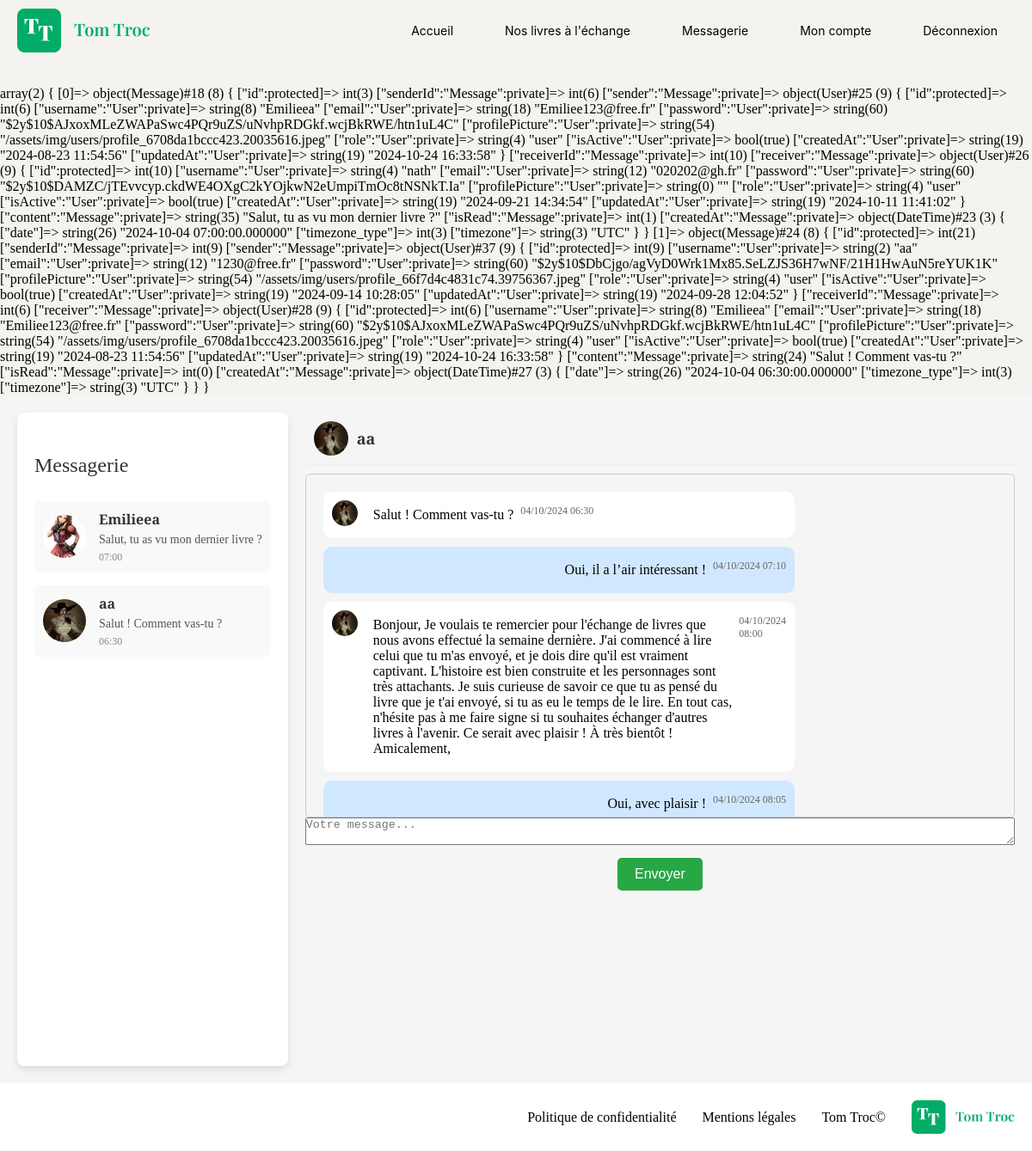
The page /index.php?action=showMessaging&receiver_id=9 (signed in) on the database its author committed.
### tables this page shows
CREATE TABLE IF NOT EXISTS `message` (
  `id` int NOT NULL AUTO_INCREMENT,
  `sender_id` int NOT NULL,
  `receiver_id` int NOT NULL,
  `content` text NOT NULL,
  `created_at` timestamp NULL DEFAULT CURRENT_TIMESTAMP,
  `is_read` tinyint(1) DEFAULT '0',
  PRIMARY KEY (`id`),
  KEY `sender_id` (`sender_id`),
  KEY `receiver_id` (`receiver_id`)
);

CREATE TABLE IF NOT EXISTS `user` (
  `id` int NOT NULL AUTO_INCREMENT,
  `username` varchar(100) NOT NULL,
  `email` varchar(100) NOT NULL,
  `password` varchar(255) NOT NULL,
  `profilePicture` varchar(255) NOT NULL,
  `role` enum('user','admin','moderator') DEFAULT 'user',
  `is_active` tinyint(1) DEFAULT '1',
  `created_at` datetime DEFAULT CURRENT_TIMESTAMP,
  `updated_at` datetime DEFAULT CURRENT_TIMESTAMP ON UPDATE CURRENT_TIMESTAMP,
  PRIMARY KEY (`id`)
);

### models/MessageManager.php (called while the page is built, shortened)
<?php
  class MessageManager extends AbstractEntityManager
{
    public function getMessagesByUserId(int $userId)
    {
        $sql = "SELECT * FROM message WHERE receiver_id = :id
        OR sender_id = :id
        GROUP BY LEAST(sender_id, receiver_id), GREATEST(sender_id, receiver_id)
        ORDER BY created_at DESC";
        $stmt = $this->db->query($sql, ['id' => $userId]);
        $messages = [];
        while ($message = $stmt->fetch()) {
            $messages[] = new Message($message);
        }
        return $messages;
        $messages = [];
        $sqlResult = $stmt->fetchAll(PDO::FETCH_ASSOC);
        return $sqlResult;
        return $messages;
    }
    public function getConversationBetweenUsers(int $userId, int $receiverId): array
    {
        $sql = "
        SELECT
            message.content,
            message.created_at AS message_date,
            message.sender_id,
            user.username,
            user.profilePicture
        FROM
            message
        INNER JOIN
            user
        ON
            message.sender_id = user.id
        WHERE
        (message.sender_id = :userId
            AND message.receiver_id = :receiverId)
        OR (message.sender_id = :receiverId AND message.receiver_id = :userId)
        ORDER BY message.created_at ASC";
        $stmt = $this->db->query($sql, [
            ':userId' => $userId,
            ':receiverId' => $receiverId,
        ]);
        $conversation = [];
        while ($row = $stmt->fetch(PDO::FETCH_ASSOC)) {
            $conversation[] = [
                'content' => $row['content'],
                'createdAt' => $row['message_date'],
                'sender' => [
                    'id' => $row['sender_id'],
                    'username' => $row['username'],
                    'profilePicture' => $row['profilePicture'] ?? 'assets/images/default-profile.jpg',
                ]
            ];
        }
        return $conversation;
    }
    public function getUserById(int $id): ?array
    {
        $sql = "SELECT id, username, profilePicture FROM user WHERE id = :id";
        try {
            $stmt = $this->db->query($sql, ['id' => $id]);
            $user = $stmt->fetch(PDO::FETCH_ASSOC);
            return $user ? $user : null;
        } catch (PDOException $e) {
            echo "Erreur dans la requête SQL : " . $e->getMessage();
            return null;
        }
    }
}

### models/DBmanager.php (called while the page is built, shortened)
<?php
class DBManager
{
    private static $instance;
    private $db;
    private function __construct()
    {
        $this->db = new PDO('mysql:host=' . DB_HOST . ';dbname=' . DB_NAME . ';charset=utf8', DB_USER, DB_PASS);
        $this->db->setAttribute(PDO::ATTR_ERRMODE, PDO::ERRMODE_EXCEPTION);
        $this->db->setAttribute(PDO::ATTR_DEFAULT_FETCH_MODE, PDO::FETCH_ASSOC);
    }
    public static function getInstance() : DBManager
    {
        if (!self::$instance) {
            self::$instance = new DBManager();
        }
        return self::$instance;
    }
    public function query(string $sql, ?array $params = null) : PDOStatement
    {
        if ($params == null) {
            $query = $this->db->query($sql);
        } else {
            $query = $this->db->prepare($sql);
            $query->execute($params);
        }
        return $query;
    }
}

### controllers/MessageController.php (called while the page is built, shortened)
<?php
class MessageController
{
    public function showMessaging(int $receiverId = null): void
    {
        $userId = $_SESSION['user']['id'];
        $messageManager = new MessageManager();
        $unreadCount = $messageManager->getUnreadMessagesCount($userId);
        if (isset($_GET['receiver_id'])) {
            $receiverId = (int) $_GET['receiver_id'];
            $receiver = $messageManager->getUserById($receiverId);
            $conversation = $messageManager->getConversationBetweenUsers($userId, $receiverId);
            $receiverName = $receiver['username'];
            $view = new View('Messagerie');
            $view->render('messaging', [
                'messages' => $messageManager->getMessagesByUserId($userId),
                'conversation' => $conversation,
                'receiverId' => $receiverId,
                'receiverName' => $receiverName,
                'unreadCount' => $unreadCount
            ]);
        } else {
            $messages = $messageManager->getMessagesByUserId($userId);
            $view = new View('Messagerie');
            $view->render('messaging', ['messages' => $messages]);
        }
    }
}

### index.php (called while the page is built, shortened)
<?php
$action = Utils::request('action', 'home');
try {
    $messageController = new MessageController();
    switch ($action) {
        case 'showMessaging':
            $messageController->showMessaging();
            break;
    }
} catch (Exception $e) {
    error_log("Exception capturée : " . $e->getMessage());
    $errorView = new View('Erreur');
    $errorView->render('errorPage', ['errorMessage' => $e->getMessage()]);
}

### models/AbstractEntity.php (called while the page is built, shortened)
<?php
abstract class AbstractEntity
{
    protected function hydrate(array $data) : void
    {
        foreach ($data as $key => $value) {
            $method = 'set' . str_replace('_', '', ucwords($key, '_'));
        }
    }
}

### models/Message.php (called while the page is built, shortened)
<?php
class Message extends AbstractEntity
{
    protected int $id;
    private int $senderId;
    private ?User $sender;
    private int $receiverId;
    private string $content;
    private DateTime $createdAt;
    public function __construct(array $data = [])
    {
        $userManager = new UserManager();
        if ($this->senderId) {
            $this->sender = $userManager->getUserById($this->senderId);
        }
        if ($this->receiverId) {
            $this->receiver = $userManager->getUserById($this->receiverId);
        }
    }
    public function getId(): int
    {
        return $this->id;
    }
    public function getCreatedAt(): DateTime
    {
        return $this->createdAt;
    }
    public function getContent(): string
    {
        return $this->content;
    }
    public function setId(int $id): void
    {
        $this->id = $id;
    }
    public function setCreatedAt($createdAt): void
    {
        if (is_string($createdAt)) {
            try {
                $this->createdAt = new DateTime($createdAt);
            } catch (Exception $e) {
                var_dump("Erreur de conversion de la date : " . $e->getMessage());
            }
        } elseif ($createdAt instanceof DateTime) {
            $this->createdAt = $createdAt;
        } else {
            throw new InvalidArgumentException("L'argument de setCreatedAt doit être une chaîne ou un objet DateTime.");
        }
    }
    public function setSenderId(int $senderId): void
    {
        $this->senderId = $senderId;
    }
    public function setReceiverId(int $receiverId): void
    {
        $this->receiverId = $receiverId;
    }
    public function setContent(string $content): void
    {
        $this->content = $content;
    }
    public function getSender(): ?User
    {
        return $this->sender;
    }
}

### models/UserManager.php (called while the page is built, shortened)
<?php
class UserManager extends AbstractEntityManager
{
    public function getUserById(int $id): ?User
    {
        try {
            $sql = "SELECT * FROM user WHERE id = :id";
            $result = $this->db->query($sql, [":id" => $id]);
            $user = $result->fetch();
            if ($user) {
                return new User($user);
            } else {
                return null;
            }
        } catch (PDOException $e) {
            throw new Exception("Erreur lors de la recherche de l'utilisateur : " . $e->getMessage());
        }
    }
}

### views/View.php (called while the page is built, shortened)
<?php
class View
{
    public function render(string $viewName, array $params = []): void
    {
        $viewPath = $this->buildViewPath($viewName);
        $description = $this->_renderViewFromTemplate($viewPath, $params);
    }
    private function _renderViewFromTemplate(string $viewPath, array $params = []): string
    {
        if (file_exists($viewPath)) {
            extract($params);
            require($viewPath);
            return ob_get_clean();
        } else {
            throw new Exception("La vue '$viewPath' est introuvable.");
        }
    }
    private function buildViewPath(string $viewName): string
    {
        return TEMPLATE_VIEW_PATH . $viewName . '.php';
    }
}

### models/User.php (called while the page is built, shortened)
<?php
class User extends AbstractEntity
{
    protected int $id;
    private string $username;
    private string $profilePicture;
    public function getId(): int
    {
        return $this->id;
    }
    public function getUsername(): string
    {
        return $this->username;
    }
    public function getProfilePicture(): ?string
    {
        return $this->profilePicture ?: "/assets/img/users/profile-default.svg";
    }
    public function setId(int $id): void
    {
        $this->id = $id;
    }
    public function setUsername(string $username): void
    {
        $this->username = $username;
    }
    public function setProfilePicture(?string $profilePicture): void
    {
        $this->profilePicture = $profilePicture;
    }
}

### views/templates/messaging.php (the view, shortened to what this page needs)
<?php echo var_dump($messages); ?>
<main class="messaging-container">
    <div class="messenger-container">
        <section class="sidebar">
            <h2>Messagerie</h2>
            <a class="conversations">
                <?php if (count($messages) == 0) : ?>
                    <li>Aucune conversation trouvée.</li>
                <?php else : ?>
                    <?php foreach ($messages as $message) : ?>
                        <a href="index.php?action=showMessaging&receiver_id=<?php echo $message->getSender()->getId(); ?>">
                            <li class="conversation" data-message-id="<?= htmlspecialchars($message->getId(), ENT_QUOTES, 'UTF-8') ?>" data-receiver-id="<?= htmlspecialchars($message->getSender()->getId(), ENT_QUOTES, 'UTF-8') ?>">
                                <img src="<?= htmlspecialchars($message->getSender()->getProfilePicture(), ENT_QUOTES, 'UTF-8') ?>" alt="Photo de profil de <?= htmlspecialchars($message->getSender()->getUsername(), ENT_QUOTES, 'UTF-8') ?>">
                                <div class="conversation-info">
                                    <p class="name"><?= htmlspecialchars($message->getSender()->getUsername(), ENT_QUOTES, 'UTF-8') ?></p>
                                    <span class="description"><?= htmlspecialchars($message->getContent(), ENT_QUOTES, 'UTF-8') ?></span>
                                    <span class="timestamp"><?= htmlspecialchars(date('H:i', $message->getCreatedAt()->getTimeStamp()), ENT_QUOTES, 'UTF-8') ?></span>
                                </div>
                            </li>
                        </a>
                    <?php endforeach; ?>
                <?php endif; ?>
        </section>
        <?php if (isset($conversation)) { ?>
            <div class="chat">
                <div class="chat-header">
                    <div class="chat-user-info">
                        <?php
                        if (!empty($conversation)) {
                            $chatUser = ($conversation[0]['sender']['id'] != $_SESSION['user']['id']) ? $conversation[0]['sender'] : $conversation[0]['receiver'];
                        } else {
                            echo "Aucun message dans cette conversation.";
                        }
                        ?>
                        <img src="<?= htmlspecialchars($chatUser['profilePicture'], ENT_QUOTES, 'UTF-8') ?>" alt="Photo de profil de <?= htmlspecialchars($chatUser['username'], ENT_QUOTES, 'UTF-8') ?>">
                        <span class="chat-title"><?= htmlspecialchars($chatUser['username'], ENT_QUOTES, 'UTF-8') ?></span>
                    </div>
                </div>
                <div class="messages-container">
                    <div class="messages">
                        <?php foreach ($conversation as $message) : ?>
                            <?php if ($message['sender']['id'] == $_SESSION['user']['id']) : ?>
                                <div class="message sent">
                                    <div class="message-content">
                                        <?= htmlspecialchars($message['content'], ENT_QUOTES, 'UTF-8') ?>
                                    </div>
                                    <div class="message-footer">
                                        <span class="timestamp"><?= htmlspecialchars(date('d/m/Y H:i', strtotime($message['createdAt'])), ENT_QUOTES, 'UTF-8') ?></span>
                                    </div>
                                </div>
                            <?php else : ?>
                                <div class="message received">
                                    <img src="<?= htmlspecialchars($message['sender']['profilePicture'], ENT_QUOTES, 'UTF-8') ?>" alt="Photo de profil de <?= htmlspecialchars($message['sender']['username'], ENT_QUOTES, 'UTF-8') ?>">
                                    <div class="message-content">
                                        <?= htmlspecialchars($message['content'], ENT_QUOTES, 'UTF-8') ?>
                                    </div>
                                    <div class="message-footer">
                                        <span class="timestamp"><?= htmlspecialchars(date('d/m/Y H:i', strtotime($message['createdAt'])), ENT_QUOTES, 'UTF-8') ?></span>
                                    </div>
                                </div>
                            <?php endif; ?>
                        <?php endforeach; ?>
                    </div>
                </div>
                <div class="chat-input">
                    <form action="index.php?action=sendMessage" method="post">
                        <textarea name="content" placeholder="Votre message..."></textarea>
                        <button type="submit">Envoyer</button>
                    </form>
                </div>
            </div>
        <?php } ?>
    </div>
</main>

### rows shown on the page
message: user.profilePicture (picture), content "Salut, tu as vu mon dernier livre ?", created_at "07:00"
user: username "Emilieea"
message: user.profilePicture (picture), content "Salut ! Comment vas-tu ?", created_at "06:30"
user: username "aa", profilePicture (picture)
message: content "Oui, il a l’air intéressant !", created_at "04/10/2024 07:10"
message: content "Oui, avec plaisir !", created_at "04/10/2024 08:05"

### other values the page prints
$message['content'] "Salut ! Comment vas-tu ?"
date('d/m/Y H:i', strtotime($message['createdAt'])) "04/10/2024 06:30"
date('d/m/Y H:i', strtotime($message['createdAt'])) "04/10/2024 08:00"
